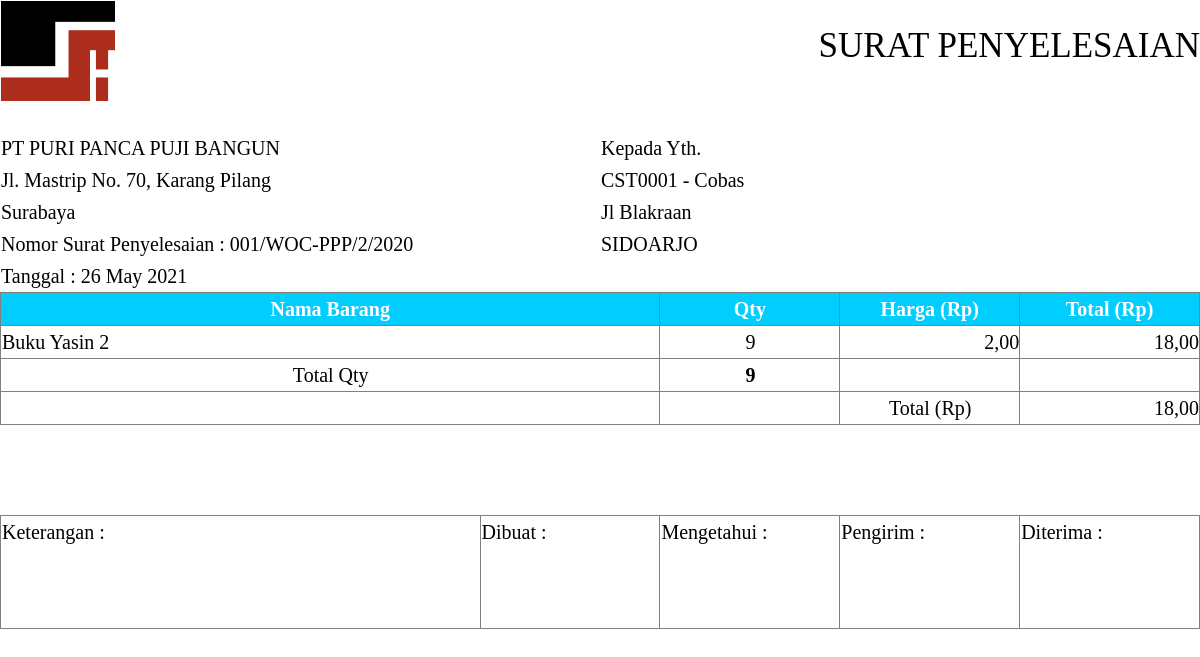
Page /Penyelesaian.php?kode=001/WOC-PPP/2/2020 on the committed database.
### tables this page shows
CREATE TABLE `penyelesaian_tk` (
  `id_woc` int(11) NOT NULL,
  `id_tk` int(11) NOT NULL,
  `kode` varchar(50) NOT NULL,
  `sales` varchar(50) NOT NULL,
  `kodepl` varchar(50) NOT NULL,
  `tanggal` date NOT NULL,
  `status` int(11) NOT NULL
);

CREATE TABLE `pelanggan` (
  `kodepl` varchar(50) NOT NULL,
  `Nama` varchar(50) NOT NULL,
  `Alamat` varchar(50) NOT NULL,
  `Kota` varchar(50) NOT NULL,
  `Telepon` varchar(50) NOT NULL,
  `KTP` varchar(50) NOT NULL,
  `saldo` int(11) NOT NULL
);

CREATE TABLE `detail_penyelesaian_tk` (
  `id_woc_detail` int(11) NOT NULL,
  `id_woc` int(11) NOT NULL,
  `nama` text NOT NULL,
  `qty` int(11) NOT NULL,
  `harga` int(11) NOT NULL,
  `total` int(11) NOT NULL
);

### Penyelesaian.php (the view, shortened to what this page needs)
<?php
include 'model/koneksi.php';
if (isset($_GET['kode'])) {
	$qury = "SELECT id_woc, tk.kodepl, DATE_FORMAT(tanggal, '%d %M %Y') as darek, nama, alamat,kota, kode FROM penyelesaian_tk tk join pelanggan p on tk.kodepl=p.kodepl WHERE kode = '".$_GET['kode']."'";
	$qc = mysqli_query($conn, $qury);
	$hasil = mysqli_fetch_array($qc);
	$id_woc=$hasil['id_woc'];
  $kodepl=$hasil['kodepl'];
	$nama=$hasil['nama'];
	$kota=$hasil['kota'];
	$alamat=$hasil['alamat'];
	$kodepl = $hasil['kodepl'];
	$kode_proyek = $hasil['kode'];
}
?>
<!DOCTYPE html>
<html>
<head>
	<link href="css/sb-admin-2.css" rel="stylesheet">
</head>
<body>
	<table width="100%">
			<tr>
				<td width="50%"><img height="100px" src="img/lentera.png" alt=""></td>
				<td width="50%" align="right"><h3>SURAT PENYELESAIAN</h3></td>
			</tr>
			<tr>
				<td width="50%"><br>PT PURI PANCA PUJI BANGUN</td>
				<td width="50%"><br>Kepada Yth.</td>
			</tr>
			<tr>
				<td width="50%">Jl. Mastrip No. 70, Karang Pilang</td>
				<td width="50%"><?php echo $kodepl; ?> - <?php echo ucwords($nama); ?></td>
			</tr>
			<tr>
				<td width="50%">Surabaya</td>
				<td width="50%"><?php echo ucwords($alamat); ?></td>
			</tr>
			<tr>
				<td width="50%">Nomor Surat Penyelesaian : <?php echo $kode_proyek; ?></td>
				<td><?php echo ucwords($kota); ?></td>
			</tr>
			<tr>
				<td width="50%">Tanggal : <?php echo date("d F Y"); ?></td>
			</tr>
		</table>
	<table class="col-md-12" border="1">
    <tr>
      <th width="55%">Nama Barang</th>
      <th width="15%">Qty</th>
      <th width="15%">Harga (Rp)</th>
      <th width="15%">Total (Rp)</th>
    </tr>
    <?php
    $totalan=0;
    $totqty=0;
    $sql = "SELECT * FROM detail_penyelesaian_tk where id_woc='".$id_woc."'";
    $result = mysqli_query($conn, $sql);
    while ($row = mysqli_fetch_array($result)) {
      $total=$row['qty']*$row['harga'];
      $totalan=$total+$totalan;
      $totqty=$totqty+$row['qty'];
      echo '<tr>
      <td>'.$row['nama'].'</td>
      <td align="center">'.$row['qty'].'</td>
      <td align="right">'.number_format($row['harga'],2,',','.').'</td>
      <td align="right">'.number_format($total,2,',','.').'</td>
      </tr>';
    }
     ?>
     <tr>
 			<td align="center">Total Qty</td>
 			<td align="center"><b><?php echo $totqty; ?></b> </td>
 			<td></td>
 			<td></td>
 		</tr>
     <tr>
       <td></td>
       <td></td>
       <td align="center">Total (Rp)</td>
       <td align="right"><?php echo number_format($totalan,2,',','.'); ?></td>
     </tr>
	</table>
	<br>
	<br>
	<br>
	<table class="ttd col-md-12" border="1">
		<tr>
			<td width="40%" valign="top"><p>Keterangan :</p></br></br></td>
			<td width="15%" valign="top"><p>Dibuat :</p></td>
			<td width="15%" valign="top"><p>Mengetahui :</p></td>
			<td width="15%" valign="top"><p>Pengirim :</p></td>
			<td width="15%" valign="top"><p>Diterima :</p></td>
		</tr>
	</table>
</body>
</html>

### Penyelesaian.php (style rules this page uses)
.ttd { height: 80px; }
* { color : black; font-family: "Times New Roman", Times, serif; font-size: 20px; }

### rows in the picture
penyelesaian_tk: kodepl "CST0001", pelanggan.Nama "Cobas", pelanggan.Alamat "Jl Blakraan", kode "001/WOC-PPP/2/2020", pelanggan.Kota "SIDOARJO"
detail_penyelesaian_tk: nama "Buku Yasin 2", qty "9", harga "2,00", total "18,00"

### other values in the picture
$totqty "9"
$totalan "18,00"
